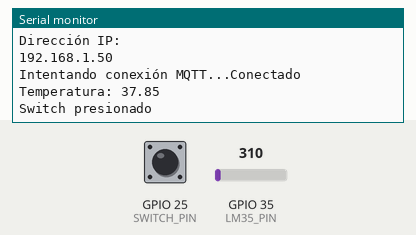
Simulated run of this sketch. Board: ESP32. Parts: the last lines printed to the serial monitor. Inputs (shaded band) come from the test bench; at power-on: GPIO 25 (SWITCH_PIN) HIGH, GPIO 35 (LM35_PIN) = 310. WiFi joins after 1.5 s; servers stay silent unless stated; random numbers use the default seed unless the sketch sets one; no MQTT or app messages arrive unless stated.

Above: at 2.7 s.
2.8 s: GPIO 25 (SWITCH_PIN) pulled LOW for 3.2 s
At 5.1 s:
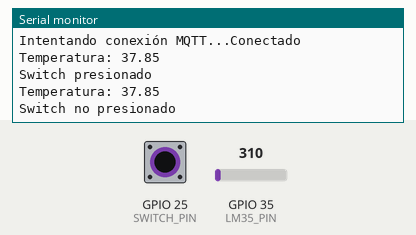
7.5 s: GPIO 35 (LM35_PIN) set to 372
At 8.8 s:
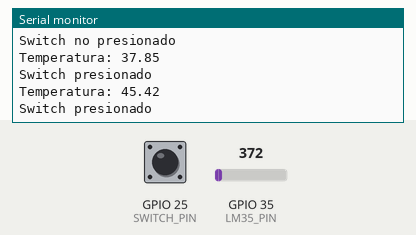
9.0 s: GPIO 35 (LM35_PIN) set to 434
At 11.0 s:
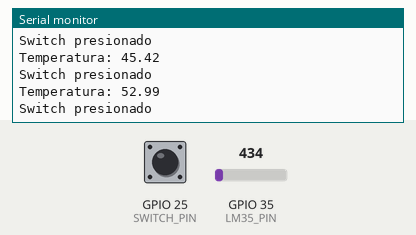
Timing chart, 0 to 12.5 s (numbered marks = the images above; inputs shaded):
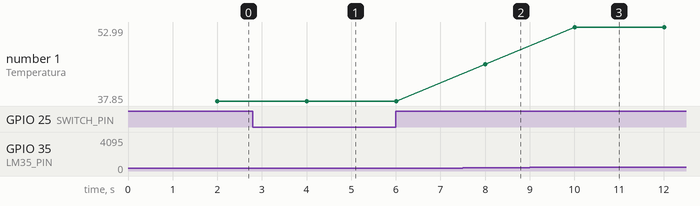

Measured:
- after the input at 2.8 s, the serial monitor: prints a new line after 1.2 s (image 1)
- after the input at 7.5 s, the serial monitor: prints a new line after 0.51 s (image 2)
- after the input at 9.0 s, the serial monitor: prints a new line after 1.0 s (image 3)
- plotted number 1: 37.85 → 45.42 after the input at 7.5 s, 45.42 → 52.99 after the input at 9.0 s

The sketch:

temp_pulsador_NodeRed.ino
```cpp
#include <WiFi.h> // Incluye la librería para manejar la conexión WiFi en el ESP32
#include <PubSubClient.h> // Incluye la librería para utilizar el cliente MQTT


const int LM35_PIN = 35; // Pin del sensor LM35
const int SWITCH_PIN = 25; // Pin del switch
const char* ssid = "iPhone de Juliana"; // SSID de tu red WiFi
const char* password = "lindura1"; // Contraseña de tu red WiFi
const char* mqtt_server = "test.mosquitto.org"; // Servidor MQTT


WiFiClient espClient; // Crea un cliente WiFi para la comunicación
PubSubClient client(espClient); // Crea un cliente MQTT con el cliente WiFi especificado
unsigned long lastMsg = 0; // Variable para almacenar el tiempo del último mensaje publicado
float tempCelsius = 0; // Variable para almacenar la temperatura en grados Celsius
int switchState = 0; // Variable para almacenar el estado del switch


void setup_wifi() {
  delay(10);
  Serial.println();
  Serial.print("Conectando a ");
  Serial.println(ssid);


  WiFi.mode(WIFI_STA); // Configura el ESP32 en modo estación (conexión a un punto de acceso WiFi)
  WiFi.begin(ssid, password); // Intenta conectarse a la red WiFi con el SSID y la contraseña proporcionados


  while (WiFi.status() != WL_CONNECTED) { // Espera a que se establezca la conexión WiFi
    delay(500);
    Serial.print(".");
  }


  Serial.println("");
  Serial.println("WiFi conectado");
  Serial.println("Dirección IP:");
  Serial.println(WiFi.localIP()); // Imprime la dirección IP asignada al ESP32
}


void callback(char* topic, byte* payload, unsigned int length) {
  // Esta función se ejecuta cuando se recibe un mensaje en los topics suscritos
  // Aquí puedes agregar acciones específicas basadas en los mensajes recibidos
}


void reconnect() {
  while (!client.connected()) {
    Serial.print("Intentando conexión MQTT...");
    String clientId = "ESP32Client-";
    clientId += String(random(0xffff), HEX);
    if (client.connect(clientId.c_str())) { // Intenta conectar al servidor MQTT con un ID de cliente único
      Serial.println("Conectado");
      client.publish("/Publish", "Bienvenido"); // Publica un mensaje de bienvenida en el topic "/Publish"
      client.subscribe("/Subscribe"); // Se suscribe al topic "/Subscribe" para recibir mensajes
    } else {
      Serial.print("falló, rc=");
      Serial.print(client.state()); // Imprime el estado de la conexión MQTT
      Serial.println(" intentando de nuevo en 5 segundos");
      delay(5000); // Espera 5 segundos antes de intentar nuevamente la conexión MQTT
    }
  }
}


void setup() {
  pinMode(LM35_PIN, INPUT); // Configura el pin del sensor LM35 como entrada
  pinMode(SWITCH_PIN, INPUT_PULLUP); // Configura el pin del switch como entrada con resistencia pull-up
  Serial.begin(115200); // Inicia la comunicación serial a 115200 baudios
  setup_wifi(); // Llama a la función para conectar a la red WiFi
  client.setServer(mqtt_server, 1883); // Configura el servidor MQTT y el puerto
  client.setCallback(callback); // Establece la función de retrollamada para el cliente MQTT
}


void loop() {
  if (!client.connected()) {
    reconnect(); // Si el cliente MQTT no está conectado, intenta reconectar
  }
  client.loop(); // Maneja la comunicación MQTT en cada iteración del bucle principal


  unsigned long now = millis();
  if (now - lastMsg > 2000) { // Publicar datos cada 2 segundos
    lastMsg = now;


    int sensorValue = analogRead(LM35_PIN); // Lee el valor analógico del sensor LM35
    float voltage = sensorValue * (5.0 / 4095.0); // Convierte el valor a voltaje
    float tempCelsius = voltage * 100.0; // Convierte el voltaje a temperatura en grados Celsius


    char tempStr[8];
    dtostrf(tempCelsius, 4, 2, tempStr); // Convierte el float a una cadena con 2 decimales


    client.publish("/temp", tempStr); // Publica la temperatura en el topic "/temp" a través del cliente MQTT
    Serial.print("Temperatura: ");
    Serial.println(tempCelsius);


    switchState = digitalRead(SWITCH_PIN); // Lee el estado del switch


    // Publica el estado del switch en MQTT
    if (switchState == HIGH) {
      client.publish("/switch", "1"); // Si el switch está presionado, publica "1"
      Serial.println("Switch presionado");
    } else {
      client.publish("/switch", "0"); // Si el switch no está presionado, publica "0"
      Serial.println("Switch no presionado");
    }
  }
}
```
